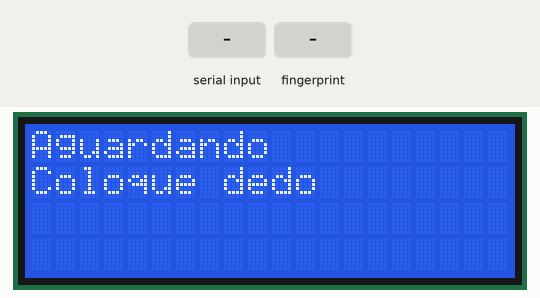
This sketch was run on a simulated Arduino Mega 2560, built with avr-gcc and run on an emulated ATmega2560. On the bench: 20×4 character LCD. Inputs (shaded band) come from the test bench. What the sketch prints to the serial monitor is not drawn.

Above: at 5.6 s.
5.7 s: "ENROLL:10\n" received over Serial
At 7.1 s:
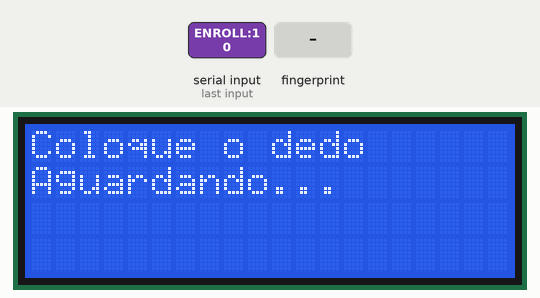
8.2 s: finger stored as number 1 placed on the sensor
At 9.1 s:
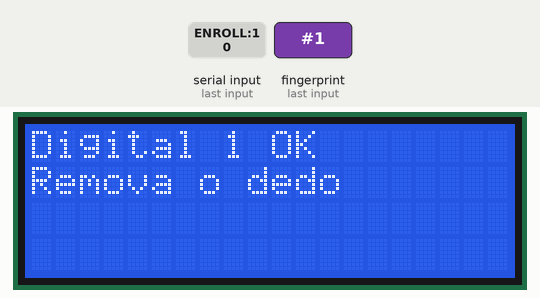
11.2 s: finger stored as number 1 placed on the sensor
At 11.9 s:
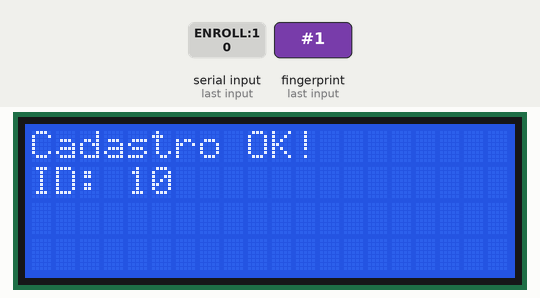
14.2 s: "DELETE:90\n" received over Serial
At 14.7 s:
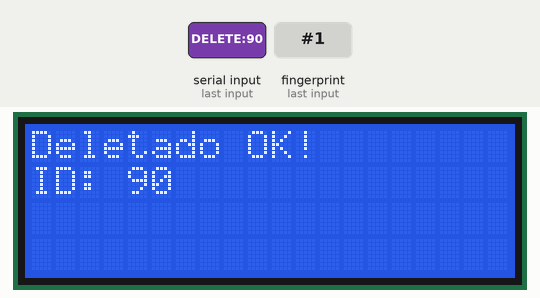
15.8 s: "DELETE_ALL\n" received over Serial
At 19.9 s:
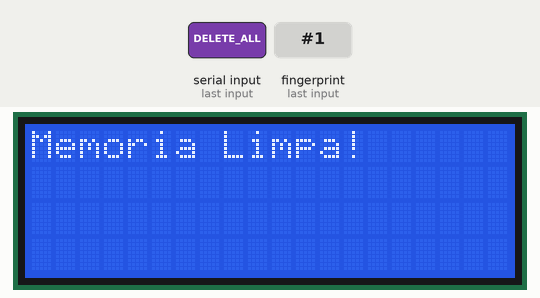
20.8 s: finger stored as number 1 placed on the sensor
At 22.4 s:
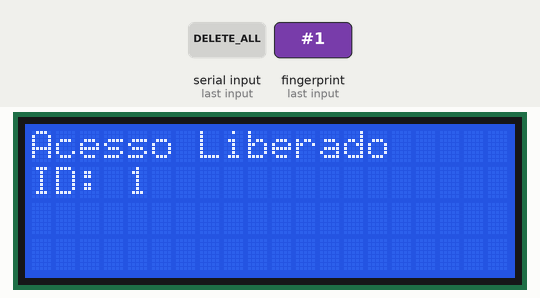
Timing chart, 0 to 23.9 s (numbered marks = the images above; inputs shaded):
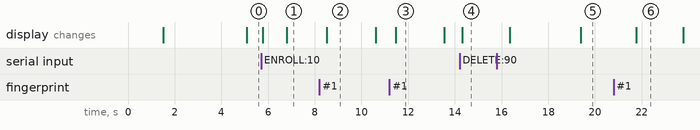

Measured:
- after the input at 5.7 s, the display: first changes after 0.06 s (image 1 shows a later state)
- after the input at 8.2 s, the display: changes after 0.31 s (image 2)
- after the input at 11.2 s, the display: changes after 0.26 s (image 3)
- after the input at 14.2 s, the display: changes after 0.11 s (image 4)
- after the input at 15.8 s, the display: first changes after 0.54 s (image 5 shows a later state)
- after the input at 20.8 s, the display: changes after 0.97 s (image 6)
- what the display in image 2 shows lasts 2.1 s, from 8.5 s to 10.6 s

The sketch:

UFCGuard.ino
```cpp
// ========== Inclusões ==========
#include <Adafruit_Fingerprint.h>
#include <SoftwareSerial.h>
// Biblioteca LCD I2C
#include <Wire.h>
#include <LiquidCrystal_I2C.h>

// Pinos RX/TX conectados ao módulo DY-50
SoftwareSerial mySerial(52, 53); // RX, TX
Adafruit_Fingerprint finger = Adafruit_Fingerprint(&mySerial);

// LCD: endereço comum 0x27 ou 0x3F.
LiquidCrystal_I2C lcd(0x27, 20, 4);

// ========== Globais ==========
unsigned long lastStatusTime = 0;
const unsigned long statusInterval = 5000; // 5 segundos

// Buffer para comandos recebidos via Serial
String incomingSerialData;
bool commandInProgress = false; // Trava para não tentar verificar durante um cadastro

// ========== Funções do LCD ==========

/**
 * @brief Exibe mensagens de 2 linhas no LCD.
 */
void lcdMsg(const char* l1, const char* l2="") {
  lcd.clear();
  lcd.setCursor(0,0); lcd.print(l1);
  lcd.setCursor(0,1); lcd.print(l2);
}

// ========== Funções de Gerenciamento do Sensor ==========

/**
 * @brief Obtém uma imagem válida da digital.
 * @return O código de status da biblioteca.
 */
uint8_t getFingerprintImage() {
  uint8_t p = finger.getImage();
  while (p != FINGERPRINT_OK) {
    if (p == FINGERPRINT_NOFINGER) {
      // Sem dedo, continua esperando...
      delay(50);
      return p;
    } else if (p == FINGERPRINT_PACKETRECIEVEERR) {
      Serial.println("{\"status\":\"error\", \"msg\":\"Erro comunicacao\"}");
      return p;
    } else if (p == FINGERPRINT_IMAGEFAIL) {
      Serial.println("{\"status\":\"error\", \"msg\":\"Erro imagem\"}");
      return p;
    } else {
      Serial.println("{\"status\":\"error\", \"msg\":\"Erro desconhecido\"}");
      return p;
    }
    p = finger.getImage();
  }
  return FINGERPRINT_OK;
}

/**
 * @brief Processo de cadastro de uma nova digital em um ID (slot)
 */
void enrollFingerprint(int id) {
  commandInProgress = true;
  // CORREÇÃO: Adicionado .c_str() para converter a String
  lcdMsg("Modo Cadastro", ("ID: " + String(id)).c_str());
  Serial.println("{\"status\":\"enroll_starting\", \"id\":" + String(id) + "}");
  delay(1000);

  // --- Primeira Leitura ---
  lcdMsg("Coloque o dedo", "Aguardando...");
  Serial.println("{\"status\":\"enroll_prompt_1\"}");

  while (getFingerprintImage() != FINGERPRINT_OK);
  uint8_t p = finger.image2Tz(1); // Salva no buffer 1
  if (p != FINGERPRINT_OK) {
    lcdMsg("Erro Leitura 1", "");
    Serial.println("{\"status\":\"enroll_failed\", \"msg\":\"Erro Img1\"}");
    commandInProgress = false;
    return;
  }
  lcdMsg("Digital 1 OK", "Remova o dedo");
  delay(2000);
  while (finger.getImage() != FINGERPRINT_NOFINGER);

  // --- Segunda Leitura ---
  lcdMsg("Coloque de novo", "Mesmo dedo...");
  Serial.println("{\"status\":\"enroll_prompt_2\"}");

  while (getFingerprintImage() != FINGERPRINT_OK);
  p = finger.image2Tz(2); // Salva no buffer 2
  if (p != FINGERPRINT_OK) {
    lcdMsg("Erro Leitura 2", "");
    Serial.println("{\"status\":\"enroll_failed\", \"msg\":\"Erro Img2\"}");
    commandInProgress = false;
    return;
  }
  lcdMsg("Digital 2 OK", "Combinando...");

  // --- Combina e Salva ---
  p = finger.createModel();
  if (p != FINGERPRINT_OK) {
    lcdMsg("Erro Combinar", "Tente de novo");
    Serial.println("{\"status\":\"enroll_failed\", \"msg\":\"Erro Combinar\"}");
    commandInProgress = false;
    return;
  }

  p = finger.storeModel(id);
  if (p != FINGERPRINT_OK) {
    lcdMsg("Erro Salvar", "ID ja existe?");
    Serial.println("{\"status\":\"enroll_failed\", \"msg\":\"Erro Salvar\"}");
    commandInProgress = false;
    return;
  }

  // CORREÇÃO: Adicionado .c_str() para converter a String
  lcdMsg("Cadastro OK!", ("ID: " + String(id)).c_str());
  Serial.println("{\"status\":\"enroll_success\", \"id\":" + String(id) + "}");
  delay(2000);
  commandInProgress = false;
}

/**
 * @brief Deleta um único modelo de digital do sensor.
 */
void deleteFingerprint(int id) {
  commandInProgress = true;
  // CORREÇÃO: Adicionado .c_str() para converter a String
  lcdMsg("Deletando...", ("ID: " + String(id)).c_str());

  uint8_t p = finger.deleteModel(id);

  if (p == FINGERPRINT_OK) {
    // CORREÇÃO: Adicionado .c_str() para converter a String
    lcdMsg("Deletado OK!", ("ID: " + String(id)).c_str());
    Serial.println("{\"status\":\"delete_success\", \"id\":" + String(id) + "}");
  } else {
    lcdMsg("Erro ao Deletar", "ID nao existe?");
    Serial.println("{\"status\":\"delete_failed\", \"id\":" + String(id) + "}");
  }
  delay(2000);
  commandInProgress = false;
}

/**
 * @brief Apaga TODAS as digitais da memória do sensor.
 */
void deleteAllFingerprints() {
  commandInProgress = true;
  lcdMsg("!! CUIDADO !!", "Apagando TUDO?");
  delay(3000); // Chance de cancelar (desligando)
  lcdMsg("Confirmado", "Apagando...");

  uint8_t p = finger.emptyDatabase();

  if (p == FINGERPRINT_OK) {
    lcdMsg("Memoria Limpa!", "");
    Serial.println("{\"status\":\"delete_all_success\"}");
  } else {
    lcdMsg("Erro ao Limpar", "");
    Serial.println("{\"status\":\"delete_all_failed\"}");
  }
  delay(2000);
  commandInProgress = false;
}


/**
 * @brief Função principal de verificação 1:N.
 * É chamada continuamente pelo loop().
 */
void runVerificationScan() {
  uint8_t p = finger.getImage();
  if (p != FINGERPRINT_OK) return; // Sem dedo, sai

  // Converte imagem e salva no buffer 1
  p = finger.image2Tz(1);
  if (p != FINGERPRINT_OK) {
    lcdMsg("Erro Leitura", "");
    delay(500);
    return;
  }

  // CORREÇÃO: O nome correto da função é fingerSearch()
  p = finger.fingerSearch();

  if (p == FINGERPRINT_OK) {
    // --- MATCH ENCONTRADO ---
    // CORREÇÃO: Adicionado .c_str() para converter a String
    lcdMsg("Acesso Liberado", ("ID: " + String(finger.fingerID)).c_str());
    // Envia o JSON de sucesso para o bridge
    Serial.print("{\"event\":\"match_found\", \"sensor_id\":");
    Serial.print(finger.fingerID);
    Serial.print(", \"confidence\":");
    Serial.print(finger.confidence);
    Serial.println("}");
    delay(2000); // Aguarda 2s antes de ler de novo
  }
  else if (p == FINGERPRINT_NOTFOUND) {
    // --- SEM MATCH ---
    lcdMsg("Acesso Negado", "Tente de novo");
    Serial.println("{\"event\":\"match_failed\"}");
    delay(1000);
  }
  else {
    // --- ERRO ---
    lcdMsg("Erro Sensor", "Comunicao?");
    delay(1000);
  }
}

/**
 * @brief Verifica se há comandos chegando do Python (Bridge).
 * Protocolo simples: "COMANDO:VALOR\n"
 */
void checkSerialCommands() {
  while (Serial.available() > 0) {
    char c = Serial.read();
    if (c == '\n') {
      // Comando recebido, vamos processar
      incomingSerialData.trim();

      if (incomingSerialData.startsWith("ENROLL:")) {
        int id = incomingSerialData.substring(7).toInt();
        if (id > 0) {
          enrollFingerprint(id);
        }
      }
      else if (incomingSerialData.startsWith("DELETE:")) {
        int id = incomingSerialData.substring(7).toInt();
        if (id > 0) {
          deleteFingerprint(id);
        }
      }
      else if (incomingSerialData.startsWith("DELETE_ALL")) {
        deleteAllFingerprints();
      }

      incomingSerialData = ""; // Limpa o buffer de comando
    } else {
      incomingSerialData += c;
    }
  }
}

// ========== Setup e Loop ==========

void setup() {
  Serial.begin(9600); // Comunicação com o PC/Bridge
  while (!Serial) {}

  // LCD init
  lcd.init();
  lcd.backlight();
  lcdMsg("Iniciando...", "DY-50");
  Serial.println("[BOOT] UFCGuard DY50 inicializando...");

  mySerial.begin(57600); // Comunicação com o sensor
  delay(200);
  finger.begin(57600);
  delay(200);

  if (finger.verifyPassword()) {
    Serial.println("[OK] Sensor biométrico pronto.");
    lcdMsg("Sensor pronto", "Aguardando");
  } else {
    Serial.println("[ERRO] DY-50 falhou");
    lcdMsg("ERRO sensor", "Checar conex.");
    while (true) { delay(1); }
  }

  // Imprime o número de templates salvos no sensor
  finger.getTemplateCount();
  Serial.print("[INFO] Sensor contem ");
  Serial.print(finger.templateCount);
  Serial.println(" templates.");
}

void loop() {
  // 1. Ouve por comandos do servidor (ex: "ENROLL:10")
  checkSerialCommands();

  // 2. Se um comando estiver em execução (ex: cadastro), não faz verificação
  if (commandInProgress) {
    return;
  }

  // 3. Loop de verificação (modo padrão)
  runVerificationScan();

  // 4. Envia status "Ativo" para o Serial a cada 5s se nada acontecer
  if (millis() - lastStatusTime > statusInterval) {
    Serial.println("[STATUS] Ativo...");
    lcdMsg("Aguardando", "Coloque dedo");
    lastStatusTime = millis();
  }
}
```
